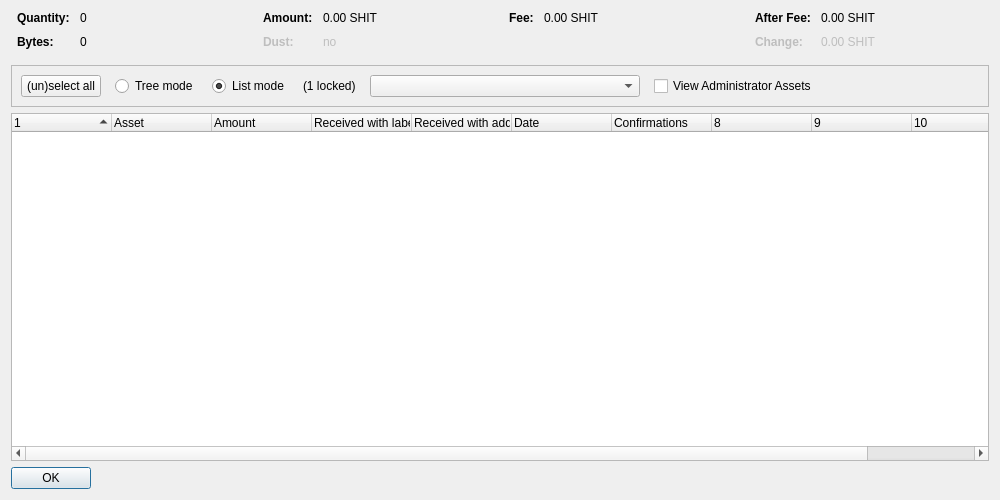
<?xml version="1.0" encoding="UTF-8"?>
<ui version="4.0">
 <class>AssetControlDialog</class>
 <widget class="QDialog" name="AssetControlDialog">
  <property name="geometry">
   <rect>
    <x>0</x>
    <y>0</y>
    <width>1000</width>
    <height>500</height>
   </rect>
  </property>
  <property name="windowTitle">
   <string>Asset Selection</string>
  </property>
  <layout class="QVBoxLayout" name="verticalLayout">
   <item>
    <layout class="QHBoxLayout" name="horizontalLayoutTop" stretch="0,0,0,0">
     <property name="topMargin">
      <number>0</number>
     </property>
     <property name="bottomMargin">
      <number>10</number>
     </property>
     <item>
      <layout class="QFormLayout" name="formLayoutAssetControl1">
       <property name="horizontalSpacing">
        <number>10</number>
       </property>
       <property name="verticalSpacing">
        <number>10</number>
       </property>
       <property name="leftMargin">
        <number>6</number>
       </property>
       <property name="rightMargin">
        <number>6</number>
       </property>
       <item row="0" column="0">
        <widget class="QLabel" name="labelAssetControlQuantityText">
         <property name="font">
          <font>
           <weight>75</weight>
           <bold>true</bold>
          </font>
         </property>
         <property name="text">
          <string>Quantity:</string>
         </property>
        </widget>
       </item>
       <item row="0" column="1">
        <widget class="QLabel" name="labelAssetControlQuantity">
         <property name="cursor">
          <cursorShape>IBeamCursor</cursorShape>
         </property>
         <property name="contextMenuPolicy">
          <enum>Qt::ActionsContextMenu</enum>
         </property>
         <property name="text">
          <string notr="true">0</string>
         </property>
         <property name="textInteractionFlags">
          <set>Qt::LinksAccessibleByMouse|Qt::TextSelectableByKeyboard|Qt::TextSelectableByMouse</set>
         </property>
        </widget>
       </item>
       <item row="1" column="0">
        <widget class="QLabel" name="labelAssetControlBytesText">
         <property name="font">
          <font>
           <weight>75</weight>
           <bold>true</bold>
          </font>
         </property>
         <property name="text">
          <string>Bytes:</string>
         </property>
        </widget>
       </item>
       <item row="1" column="1">
        <widget class="QLabel" name="labelAssetControlBytes">
         <property name="cursor">
          <cursorShape>IBeamCursor</cursorShape>
         </property>
         <property name="contextMenuPolicy">
          <enum>Qt::ActionsContextMenu</enum>
         </property>
         <property name="text">
          <string notr="true">0</string>
         </property>
         <property name="textInteractionFlags">
          <set>Qt::LinksAccessibleByMouse|Qt::TextSelectableByKeyboard|Qt::TextSelectableByMouse</set>
         </property>
        </widget>
       </item>
      </layout>
     </item>
     <item>
      <layout class="QFormLayout" name="formLayoutAssetControl2">
       <property name="horizontalSpacing">
        <number>10</number>
       </property>
       <property name="verticalSpacing">
        <number>10</number>
       </property>
       <property name="leftMargin">
        <number>6</number>
       </property>
       <property name="rightMargin">
        <number>6</number>
       </property>
       <item row="0" column="0">
        <widget class="QLabel" name="labelAssetControlAmountText">
         <property name="font">
          <font>
           <weight>75</weight>
           <bold>true</bold>
          </font>
         </property>
         <property name="text">
          <string>Amount:</string>
         </property>
        </widget>
       </item>
       <item row="0" column="1">
        <widget class="QLabel" name="labelAssetControlAmount">
         <property name="cursor">
          <cursorShape>IBeamCursor</cursorShape>
         </property>
         <property name="contextMenuPolicy">
          <enum>Qt::ActionsContextMenu</enum>
         </property>
         <property name="text">
          <string notr="true">0.00 SHIT</string>
         </property>
         <property name="textInteractionFlags">
          <set>Qt::LinksAccessibleByMouse|Qt::TextSelectableByKeyboard|Qt::TextSelectableByMouse</set>
         </property>
        </widget>
       </item>
       <item row="1" column="0">
        <widget class="QLabel" name="labelAssetControlLowOutputText">
         <property name="enabled">
          <bool>false</bool>
         </property>
         <property name="font">
          <font>
           <weight>75</weight>
           <bold>true</bold>
          </font>
         </property>
         <property name="text">
          <string>Dust:</string>
         </property>
        </widget>
       </item>
       <item row="1" column="1">
        <widget class="QLabel" name="labelAssetControlLowOutput">
         <property name="enabled">
          <bool>false</bool>
         </property>
         <property name="cursor">
          <cursorShape>IBeamCursor</cursorShape>
         </property>
         <property name="contextMenuPolicy">
          <enum>Qt::ActionsContextMenu</enum>
         </property>
         <property name="text">
          <string notr="true">no</string>
         </property>
         <property name="textInteractionFlags">
          <set>Qt::LinksAccessibleByMouse|Qt::TextSelectableByKeyboard|Qt::TextSelectableByMouse</set>
         </property>
        </widget>
       </item>
      </layout>
     </item>
     <item>
      <layout class="QFormLayout" name="formLayoutAssetControl3">
       <property name="horizontalSpacing">
        <number>10</number>
       </property>
       <property name="verticalSpacing">
        <number>10</number>
       </property>
       <property name="leftMargin">
        <number>6</number>
       </property>
       <property name="rightMargin">
        <number>6</number>
       </property>
       <item row="0" column="0">
        <widget class="QLabel" name="labelAssetControlFeeText">
         <property name="font">
          <font>
           <weight>75</weight>
           <bold>true</bold>
          </font>
         </property>
         <property name="text">
          <string>Fee:</string>
         </property>
        </widget>
       </item>
       <item row="0" column="1">
        <widget class="QLabel" name="labelAssetControlFee">
         <property name="cursor">
          <cursorShape>IBeamCursor</cursorShape>
         </property>
         <property name="contextMenuPolicy">
          <enum>Qt::ActionsContextMenu</enum>
         </property>
         <property name="text">
          <string notr="true">0.00 SHIT</string>
         </property>
         <property name="textInteractionFlags">
          <set>Qt::LinksAccessibleByMouse|Qt::TextSelectableByKeyboard|Qt::TextSelectableByMouse</set>
         </property>
        </widget>
       </item>
      </layout>
     </item>
     <item>
      <layout class="QFormLayout" name="formLayoutAssetControl4">
       <property name="horizontalSpacing">
        <number>10</number>
       </property>
       <property name="verticalSpacing">
        <number>10</number>
       </property>
       <property name="leftMargin">
        <number>6</number>
       </property>
       <property name="rightMargin">
        <number>6</number>
       </property>
       <item row="0" column="0">
        <widget class="QLabel" name="labelAssetControlAfterFeeText">
         <property name="font">
          <font>
           <weight>75</weight>
           <bold>true</bold>
          </font>
         </property>
         <property name="text">
          <string>After Fee:</string>
         </property>
        </widget>
       </item>
       <item row="0" column="1">
        <widget class="QLabel" name="labelAssetControlAfterFee">
         <property name="cursor">
          <cursorShape>IBeamCursor</cursorShape>
         </property>
         <property name="contextMenuPolicy">
          <enum>Qt::ActionsContextMenu</enum>
         </property>
         <property name="text">
          <string notr="true">0.00 SHIT</string>
         </property>
         <property name="textInteractionFlags">
          <set>Qt::LinksAccessibleByMouse|Qt::TextSelectableByKeyboard|Qt::TextSelectableByMouse</set>
         </property>
        </widget>
       </item>
       <item row="1" column="0">
        <widget class="QLabel" name="labelAssetControlChangeText">
         <property name="enabled">
          <bool>false</bool>
         </property>
         <property name="font">
          <font>
           <weight>75</weight>
           <bold>true</bold>
          </font>
         </property>
         <property name="text">
          <string>Change:</string>
         </property>
        </widget>
       </item>
       <item row="1" column="1">
        <widget class="QLabel" name="labelAssetControlChange">
         <property name="enabled">
          <bool>false</bool>
         </property>
         <property name="cursor">
          <cursorShape>IBeamCursor</cursorShape>
         </property>
         <property name="contextMenuPolicy">
          <enum>Qt::ActionsContextMenu</enum>
         </property>
         <property name="text">
          <string notr="true">0.00 SHIT</string>
         </property>
         <property name="textInteractionFlags">
          <set>Qt::LinksAccessibleByMouse|Qt::TextSelectableByKeyboard|Qt::TextSelectableByMouse</set>
         </property>
        </widget>
       </item>
      </layout>
     </item>
    </layout>
   </item>
   <item>
    <widget class="QFrame" name="frame">
     <property name="minimumSize">
      <size>
       <width>0</width>
       <height>40</height>
      </size>
     </property>
     <property name="frameShape">
      <enum>QFrame::StyledPanel</enum>
     </property>
     <property name="frameShadow">
      <enum>QFrame::Sunken</enum>
     </property>
     <layout class="QHBoxLayout" name="horizontalLayout">
      <item>
       <layout class="QHBoxLayout" name="horizontalLayoutPanel" stretch="0,0,0,0,0,0,0">
        <property name="spacing">
         <number>14</number>
        </property>
        <item>
         <widget class="QPushButton" name="pushButtonSelectAll">
          <property name="sizePolicy">
           <sizepolicy hsizetype="Maximum" vsizetype="Fixed">
            <horstretch>0</horstretch>
            <verstretch>0</verstretch>
           </sizepolicy>
          </property>
          <property name="text">
           <string>(un)select all</string>
          </property>
          <property name="autoDefault">
           <bool>false</bool>
          </property>
         </widget>
        </item>
        <item>
         <widget class="QRadioButton" name="radioTreeMode">
          <property name="sizePolicy">
           <sizepolicy hsizetype="Maximum" vsizetype="Fixed">
            <horstretch>0</horstretch>
            <verstretch>0</verstretch>
           </sizepolicy>
          </property>
          <property name="text">
           <string>Tree mode</string>
          </property>
         </widget>
        </item>
        <item>
         <widget class="QRadioButton" name="radioListMode">
          <property name="sizePolicy">
           <sizepolicy hsizetype="Maximum" vsizetype="Fixed">
            <horstretch>0</horstretch>
            <verstretch>0</verstretch>
           </sizepolicy>
          </property>
          <property name="text">
           <string>List mode</string>
          </property>
          <property name="checked">
           <bool>true</bool>
          </property>
         </widget>
        </item>
        <item>
         <widget class="QLabel" name="labelLocked">
          <property name="text">
           <string notr="true">(1 locked)</string>
          </property>
         </widget>
        </item>
        <item>
         <widget class="QComboBox" name="assetList">
          <property name="minimumContentsLength">
           <number>30</number>
          </property>
         </widget>
        </item>
        <item>
         <widget class="QCheckBox" name="viewAdministrator">
          <property name="toolTip">
           <string>View assets that you have the ownership asset for</string>
          </property>
          <property name="text">
           <string>View Administrator Assets</string>
          </property>
         </widget>
        </item>
        <item>
         <spacer name="horizontalSpacer">
          <property name="orientation">
           <enum>Qt::Horizontal</enum>
          </property>
          <property name="sizeHint" stdset="0">
           <size>
            <width>40</width>
            <height>20</height>
           </size>
          </property>
         </spacer>
        </item>
       </layout>
      </item>
     </layout>
    </widget>
   </item>
   <item>
    <widget class="AssetControlTreeWidget" name="treeWidget">
     <property name="contextMenuPolicy">
      <enum>Qt::CustomContextMenu</enum>
     </property>
     <property name="sortingEnabled">
      <bool>false</bool>
     </property>
     <property name="columnCount">
      <number>11</number>
     </property>
     <attribute name="headerShowSortIndicator" stdset="0">
      <bool>true</bool>
     </attribute>
     <attribute name="headerStretchLastSection">
      <bool>false</bool>
     </attribute>
     <column>
      <property name="text">
       <string/>
      </property>
     </column>
     <column>
      <property name="text">
       <string>Asset</string>
      </property>
     </column>
     <column>
      <property name="text">
       <string>Amount</string>
      </property>
     </column>
     <column>
      <property name="text">
       <string>Received with label</string>
      </property>
     </column>
     <column>
      <property name="text">
       <string>Received with address</string>
      </property>
     </column>
     <column>
      <property name="text">
       <string>Date</string>
      </property>
     </column>
     <column>
      <property name="text">
       <string>Confirmations</string>
      </property>
      <property name="toolTip">
       <string>Confirmed</string>
      </property>
     </column>
     <column>
      <property name="text">
       <string/>
      </property>
     </column>
     <column>
      <property name="text">
       <string/>
      </property>
     </column>
     <column>
      <property name="text">
       <string/>
      </property>
     </column>
     <column>
      <property name="text">
       <string/>
      </property>
     </column>
    </widget>
   </item>
   <item>
    <widget class="QDialogButtonBox" name="buttonBox">
     <property name="sizePolicy">
      <sizepolicy hsizetype="Maximum" vsizetype="Fixed">
       <horstretch>0</horstretch>
       <verstretch>0</verstretch>
      </sizepolicy>
     </property>
     <property name="orientation">
      <enum>Qt::Horizontal</enum>
     </property>
     <property name="standardButtons">
      <set>QDialogButtonBox::Ok</set>
     </property>
    </widget>
   </item>
  </layout>
 </widget>
 <customwidgets>
  <customwidget>
   <class>AssetControlTreeWidget</class>
   <extends>QTreeWidget</extends>
   <header location="global">assetcontroltreewidget.h</header>
  </customwidget>
 </customwidgets>
 <resources/>
 <connections/>
</ui>
